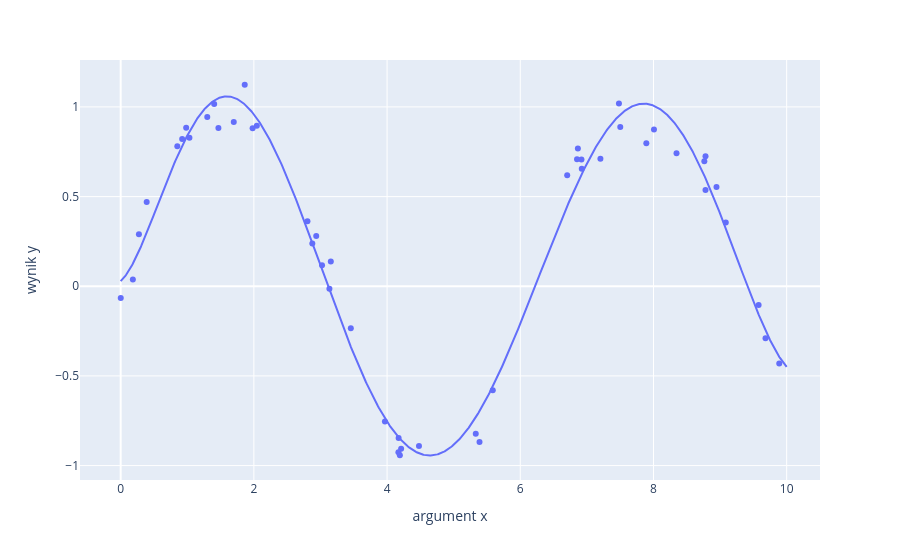

Write notebook code for a chart like this one.
### Code cell
rng = np.random.RandomState(1)
x = 10 * rng.rand(50)
y = np.sin(x) + 0.1 * rng.randn(50)
poly_model.fit(x[:, np.newaxis], y)
yfit = poly_model.predict(xfit[:, np.newaxis])
fig = px.scatter(x=x, y=y, labels={"x": "argument x", "y": "wynik y"})
fig.add_traces(px.line(x=xfit, y=yfit).data)
fig.show()

### Figure 1 — Plotly figure (JSON) as saved in the notebook; plotly's stock layout.template omitted (floating-point values rounded to 4 significant figures; data arrays with more than 128 entries replaced by an {"elided": "..."} marker saying what was removed)
{"data": [{"hovertemplate": "argument x=%{x}<br>wynik y=%{y}<extra></extra>", "legendgroup": "", "marker": {"color": "#636efa", "symbol": "circle"}, "mode": "markers", "name": "", "orientation": "v", "showlegend": false, "type": "scatter", "x": [4.17, 7.203, 0.001144, 3.023, 1.468, 0.9234, 1.863, 3.456, 3.968, 5.388, 4.192, 6.852, 2.045, 8.781, 0.2739, 6.705, 4.173, 5.587, 1.404, 1.981, 8.007, 9.683, 3.134, 6.923, 8.764, 8.946, 0.8504, 0.3905, 1.698, 8.781, 0.9835, 4.211, 9.579, 5.332, 6.919, 3.155, 6.865, 8.346, 0.1829, 7.501, 9.889, 7.482, 2.804, 7.893, 1.032, 4.479, 9.086, 2.936, 2.878, 1.3], "xaxis": "x", "y": [-0.9253, 0.7111, -0.06598, 0.1167, 0.8829, 0.8211, 1.124, -0.2347, -0.7545, -0.869, -0.9423, 0.708, 0.895, 0.5364, 0.2896, 0.6191, -0.846, -0.5797, 1.016, 0.8818, 0.874, -0.2899, -0.01354, 0.6559, 0.6977, 0.5537, 0.7801, 0.4692, 0.9164, 0.7252, 0.8837, -0.9068, -0.1047, -0.8219, 0.7068, 0.1384, 0.7681, 0.7416, 0.03745, 0.8881, -0.4314, 1.019, 0.3624, 0.797, 0.8278, -0.8901, 0.3554, 0.2802, 0.2386, 0.9436], "yaxis": "y"}, {"hovertemplate": "x=%{x}<br>y=%{y}<extra></extra>", "legendgroup": "", "line": {"color": "#636efa", "dash": "solid"}, "marker": {"symbol": "circle"}, "mode": "lines", "name": "", "orientation": "v", "showlegend": false, "type": "scatter", "x": {"elided": "1000 float values"}, "xaxis": "x", "y": {"elided": "1000 float values"}, "yaxis": "y"}], "layout": {"legend": {"tracegroupgap": 0}, "margin": {"t": 60}, "xaxis": {"anchor": "y", "domain": [0, 1], "title": {"text": "argument x"}}, "yaxis": {"anchor": "x", "domain": [0, 1], "title": {"text": "wynik y"}}}}
